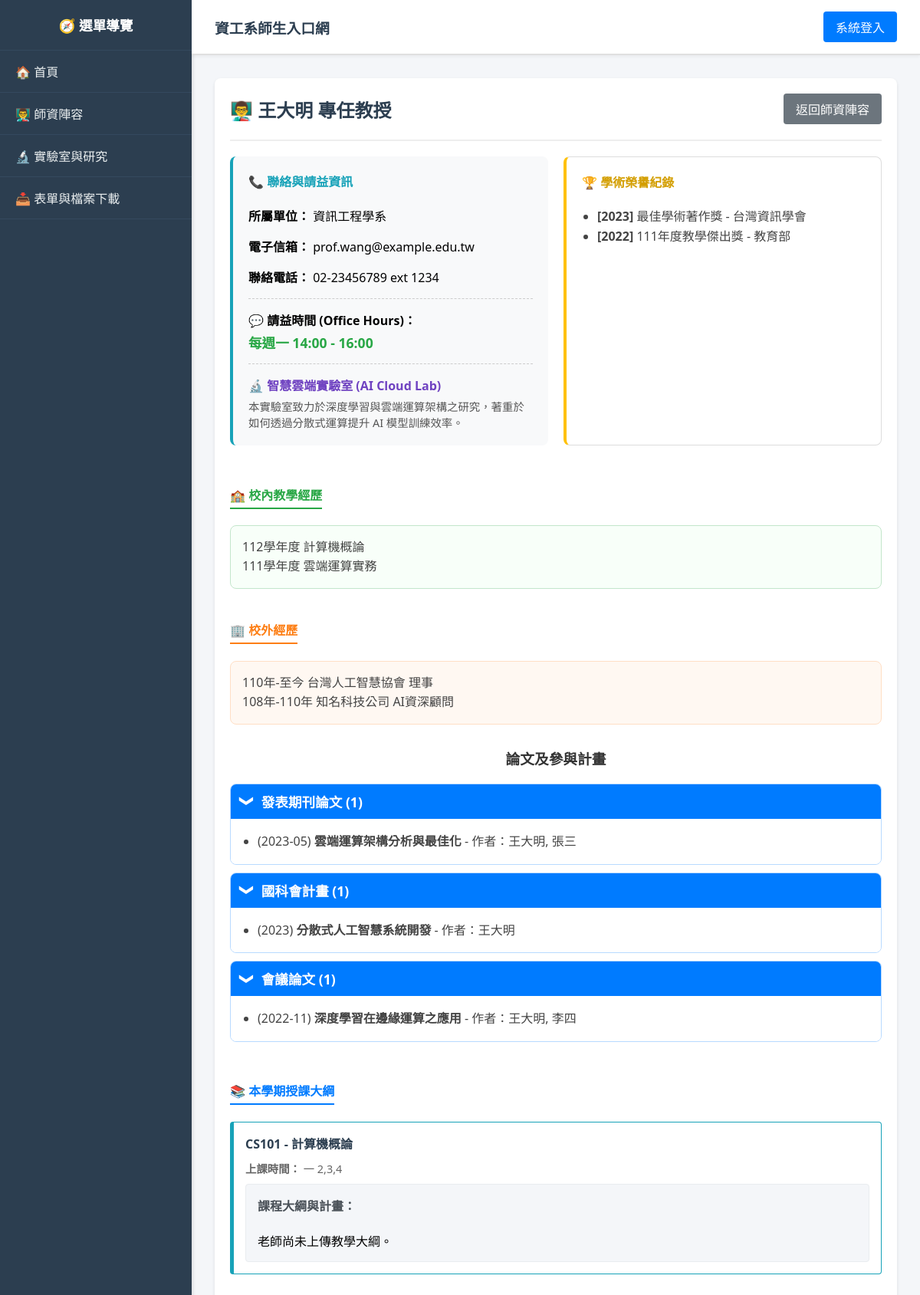
The app's page /index.php?page=teacher_detail&id=1, older data.
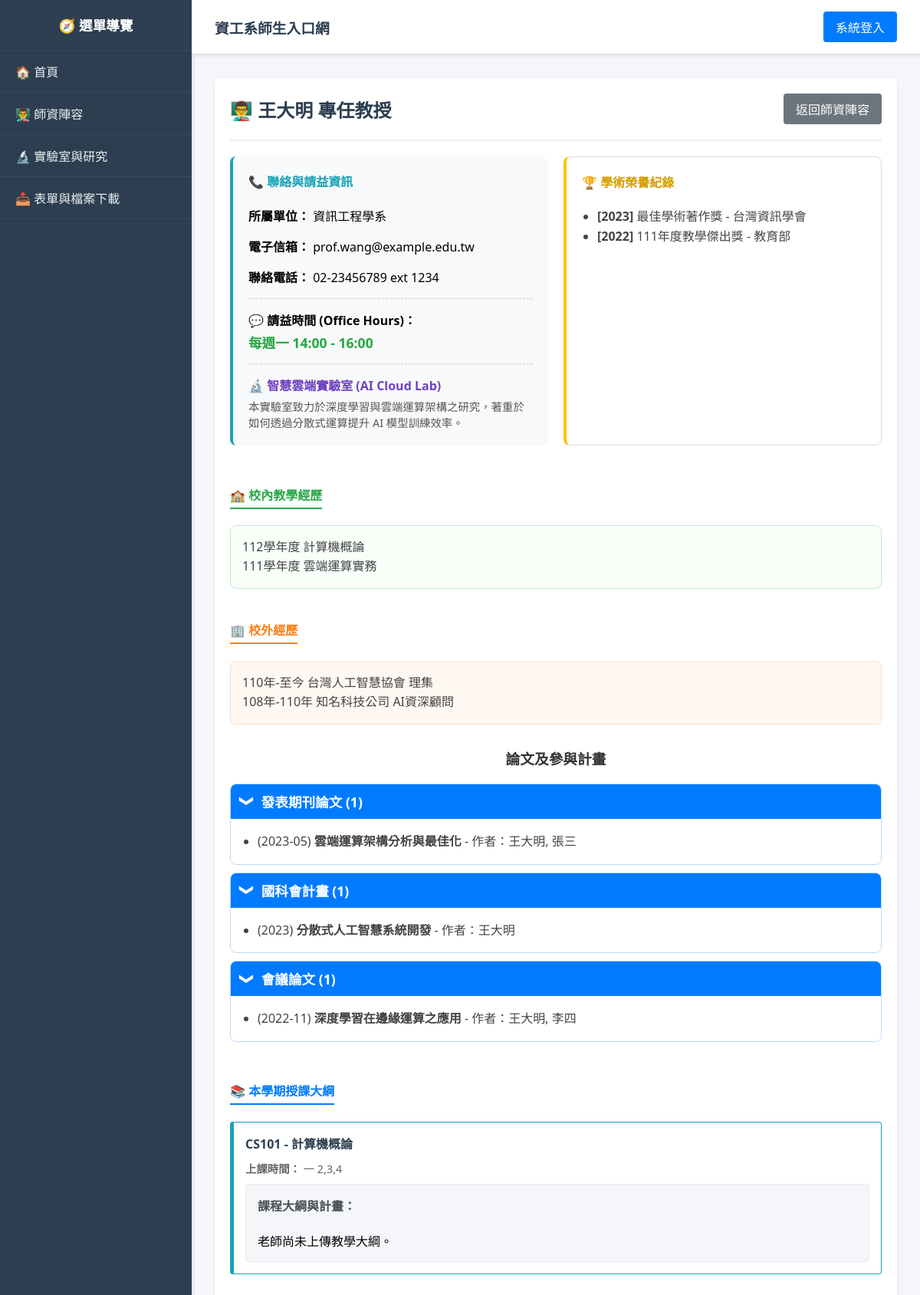
The same page, newer data.
### tables this page shows
CREATE TABLE Teachers (
    teacher_id INT PRIMARY KEY,
    user_id INT NOT NULL,
    name VARCHAR(100) NOT NULL,
    title VARCHAR(100),
    department VARCHAR(100) DEFAULT '資訊工程學系',
    phone VARCHAR(20),
    email VARCHAR(100),
    office_hours VARCHAR(100) DEFAULT NULL COMMENT '請益時間',
    lab_name VARCHAR(100) DEFAULT NULL COMMENT '實驗室名稱',
    lab_info TEXT DEFAULT NULL COMMENT '實驗室簡介與研究方向',
    teaching_experience TEXT DEFAULT NULL COMMENT '校內教學經歷',
    external_experience TEXT DEFAULT NULL COMMENT '校外經歷',
    FOREIGN KEY (user_id) REFERENCES Users(id) ON DELETE CASCADE
);

### modules/public/teacher_detail.php (the view, shortened to what the changed rows need)
<?php
$teacher_id = isset($_GET['id']) ? intval($_GET['id']) : 0;
$stmt = $conn->prepare("SELECT * FROM Teachers WHERE teacher_id = ?");
$stmt->bind_param("i", $teacher_id);
$stmt->execute();
$teacher = $stmt->get_result()->fetch_assoc();
if (!$teacher) {
    echo "<div class='card'><h2>查無此教師</h2><p>找不到該教師的資料。</p></div>";
} else {
?>
<div class="card">
    <div style="display: flex; justify-content: space-between; align-items: center;">
        <h2 style="margin: 0; color: #2c3e50;">👨‍🏫 <?php echo htmlspecialchars($teacher['name']); ?> <?php echo htmlspecialchars($teacher['title']); ?></h2>
        <a href="index.php?page=faculty" class="btn" style="background: #6c757d;">返回師資陣容</a>
    </div>
    <hr style="border-top: 2px solid #eee;">
    <div style="display: grid; grid-template-columns: 1fr 1fr; gap: 20px;">
        <div style="background: #f8f9fa; padding: 20px; border-radius: 8px; border-left: 4px solid #17a2b8;">
            <h4 style="margin-top: 0; color: #17a2b8;">📞 聯絡與請益資訊</h4>
            <p><strong>所屬單位：</strong> <?php echo htmlspecialchars($teacher['department']); ?></p>
            <p><strong>電子信箱：</strong> <?php echo htmlspecialchars($teacher['email']); ?></p>
            <p><strong>聯絡電話：</strong> <?php echo htmlspecialchars($teacher['phone']); ?></p>
            <div style="margin-top: 15px; padding-top: 15px; border-top: 1px dashed #ccc;">
                <p style="margin: 0;"><strong>💬 請益時間 (Office Hours)：</strong></p>
                <p style="color: #28a745; font-weight: bold; margin: 5px 0 0 0; font-size: 1.1em;">
                    <?php echo htmlspecialchars($teacher['office_hours'] ?? '請先透過信箱預約'); ?>
                </p>
            </div>
            <?php if (!empty($teacher['lab_name'])): ?>
            <div style="margin-top: 15px; padding-top: 15px; border-top: 1px dashed #ccc;">
                <h4 style="margin: 0 0 5px 0; color: #6f42c1;">🔬 <?php echo htmlspecialchars($teacher['lab_name']); ?></h4>
                <p style="margin: 0; font-size: 0.9em; color: #555;">
                    <?php echo nl2br(htmlspecialchars($teacher['lab_info'])); ?>
                </p>
            </div>
            <?php endif; ?>
        </div>
        <div style="background: #fff; padding: 20px; border-radius: 8px; border: 1px solid #ddd; border-left: 4px solid #ffc107;">
            <h4 style="margin-top: 0; color: #d39e00;">🏆 學術榮譽紀錄</h4>
            <ul style="padding-left: 20px; margin-bottom: 0; line-height: 1.6; color:#444;">
                <?php
                $honors = $conn->query("SELECT * FROM AcademicHonors WHERE teacher_id = $teacher_id ORDER BY award_year DESC");
                if($honors->num_rows > 0) {
                    while($h = $honors->fetch_assoc()) {
                        $year_str = $h['award_year'] ? "[{$h['award_year']}] " : "";
                        $body_str = $h['awarding_body'] ? " - " . htmlspecialchars($h['awarding_body']) : "";
                        echo "<li><strong>{$year_str}</strong>" . htmlspecialchars($h['honor_name']) . $body_str . "</li>";
                    }
                } else {
                    echo "<li style='color:#999; list-style:none;'>尚無登錄紀錄</li>";
                }
                ?>
            </ul>
        </div>
    </div>
    <?php if (!empty($teacher['teaching_experience'])): ?>
    <div style="margin-top: 30px;">
        <h4 style="color: #28a745; border-bottom: 2px solid #28a745; padding-bottom: 5px; display: inline-block;">🏫 校內教學經歷</h4>
        <div style="background: #f8fff9; padding: 15px; border-radius: 8px; border: 1px solid #c3e6cb; line-height: 1.6; color:#444;">
            <?php echo nl2br(htmlspecialchars($teacher['teaching_experience'])); ?>
        </div>
    </div>
    <?php endif; ?>
    <?php if (!empty($teacher['external_experience'])): ?>
    <div style="margin-top: 20px;">
        <h4 style="color: #fd7e14; border-bottom: 2px solid #fd7e14; padding-bottom: 5px; display: inline-block;">🏢 校外經歷</h4>
        <div style="background: #fff8f2; padding: 15px; border-radius: 8px; border: 1px solid #ffdfc5; line-height: 1.6; color:#444;">
            <?php echo nl2br(htmlspecialchars($teacher['external_experience'])); ?>
        </div>
    </div>
    <?php endif; ?>
    <div style="margin-top: 30px;">
        <h3 style="text-align: center; color: #333; margin-bottom: 20px;">論文及參與計畫</h3>
        <?php
        $pubs_result = $conn->query("SELECT * FROM Publications WHERE teacher_id = $teacher_id ORDER BY publish_year DESC");
        $grouped_pubs = [];
        while($row = $pubs_result->fetch_assoc()) {
            $grouped_pubs[$row['work_type']][] = $row;
        }
        if(!empty($grouped_pubs)) {
            echo "<div style='display:flex; flex-direction:column; gap:10px;'>";
            foreach($grouped_pubs as $type => $items) {
                $count = count($items);
                echo "<div style='background:#f4f9ff; border:1px solid #b8daff; border-radius:8px; overflow:hidden;'>";
                echo "<div onclick='togglePubSection(this)' style='background:#007bff; color:white; padding:10px 15px; font-size:1.1em; font-weight:bold; display:flex; align-items:center; cursor:pointer; user-select:none;'>";
                echo "<span class='toggle-arrow' style='margin-right:10px; display:inline-block; transition:transform 0.2s ease; transform:rotate(90deg);'>❯</span> {$type} ({$count})";
                echo "</div>";
                echo "<div class='pub-content' style='padding:15px; background:#fff; display:block;'>";
                echo "<ul style='margin:0; padding-left:20px; line-height:1.8; color:#444;'>";
                foreach($items as $item) {
                    $year_str = $item['publish_year'] ? "({$item['publish_year']}) " : "";
                    $display_authors = htmlspecialchars($teacher['name']);
                    if (!empty($item['authors'])) {
                        $display_authors .= ', ' . htmlspecialchars($item['authors']);
                    }
                    $author_str = " - 作者：" . $display_authors;
                    echo "<li>{$year_str}<strong>" . htmlspecialchars($item['title']) . "</strong>{$author_str}</li>";
                }
                echo "</ul>";
                echo "</div>";
                echo "</div>";
            }
            echo "</div>";
        } else {
            echo "<p style='text-align:center; color:#999; padding:20px; background:#f8f9fa; border-radius:8px;'>尚無相關研究與計畫資料</p>";
        }
        ?>
    </div>
    <div style="margin-top: 30px;">
        <h4 style="color: #007bff; border-bottom: 2px solid #007bff; padding-bottom: 5px; display: inline-block;">📚 本學期授課大綱</h4>
        <?php
        $courses = $conn->prepare("SELECT course_code, course_name, schedule, syllabus FROM Courses WHERE teacher_id = ? AND semester = '113-1'");
        $courses->bind_param("i", $teacher_id);
        $courses->execute();
        $courses_result = $courses->get_result();
        if ($courses_result->num_rows > 0) {
            while ($c = $courses_result->fetch_assoc()) {
                echo "<div style='border: 1px solid #17a2b8; border-left: 5px solid #17a2b8; border-radius: 4px; padding: 15px; margin-bottom: 15px; background: #fff;'>";
                echo "<h4 style='margin: 0 0 10px 0; color: #2c3e50;'>" . htmlspecialchars($c['course_code']) . " - " . htmlspecialchars($c['course_name']) . "</h4>";
                echo "<p style='margin: 0 0 10px 0; font-size: 0.9em; color: #666;'><strong>上課時間：</strong> " . htmlspecialchars($c['schedule']) . "</p>";
                echo "<div style='background: #f4f6f9; padding: 15px; border-radius: 4px; border: 1px solid #e9ecef;'>";
                echo "<strong style='color: #495057;'>課程大綱與計畫：</strong><br><br>";
                echo nl2br(htmlspecialchars($c['syllabus'] ?? '老師尚未上傳教學大綱。'));
                echo "</div></div>";
            }
        } else {
            echo "<p style='color: #666; background: #f8f9fa; padding: 15px; border-radius: 4px;'>本學期暫無排定課程。</p>";
        }
        ?>
    </div>
</div>
<?php } ?>

Row changes from the older to the newer data that the page shows:
changed teachers "王大明": external_experience "110年-至今 台灣人工智慧協會 理事 108年-110年 知名科技公司 AI資深顧問" → "110年-至今 台灣人工智慧協會 理集 108年-110年 知名科技公司 AI資深顧問"
